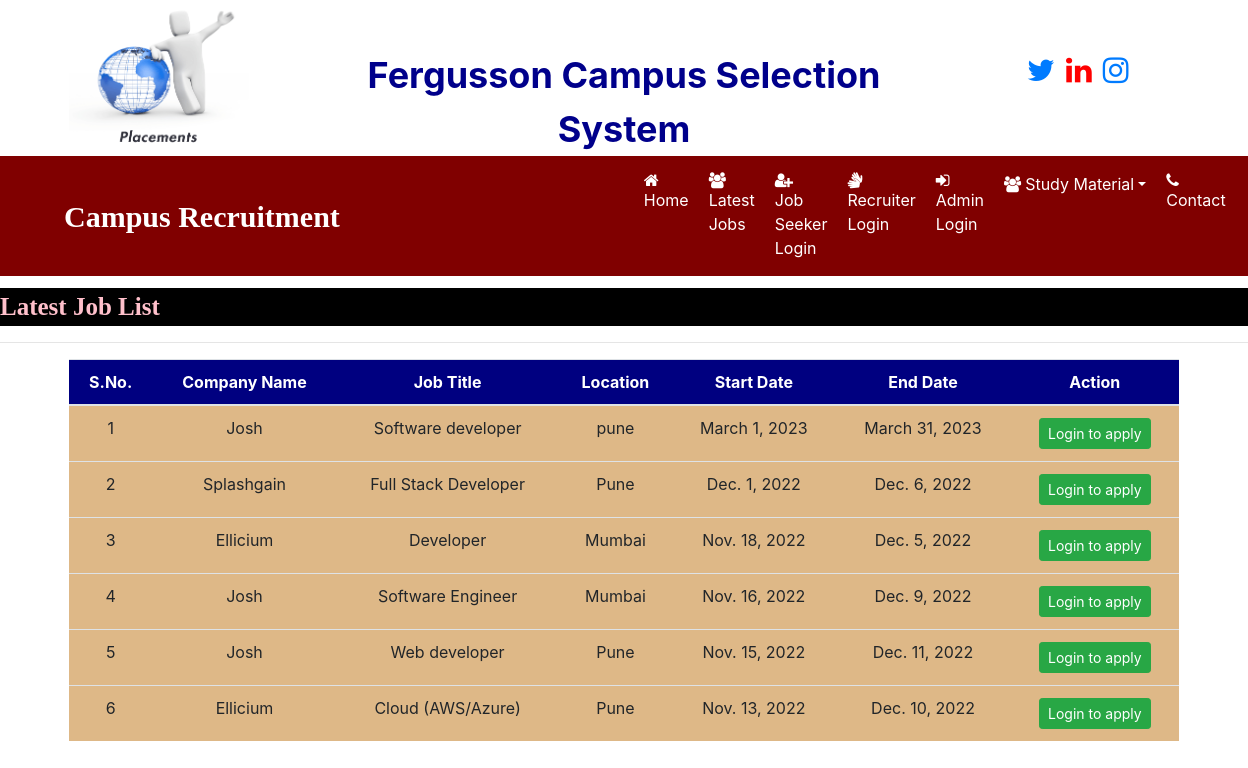
The page /latest_jobs on the database its author committed.
### job/models.py (models this page shows, shortened)
class Job(models.Model):
    recruiter = models.ForeignKey(Recruiter,on_delete=models.CASCADE)
    start_date = models.DateField()
    end_date = models.DateField()
    title = models.CharField(max_length=100)
    salary= models.FloatField(max_length=20)
    image = models.FileField()
    description = models.CharField(max_length=300)
    experience = models.CharField(max_length=50)
    location = models.CharField(max_length=100)
    skills = models.CharField(max_length=100)
    creationdate = models.DateField()

class Recruiter(models.Model):
    user = models.ForeignKey(User,on_delete=models.CASCADE)
    mobile = models.CharField(max_length=15,null=True)
    image = models.FileField(null=True)
    gender = models.CharField(max_length=10,null=True)
    company= models.CharField(max_length=100,null=True)
    type = models.CharField(max_length=15,null=True)
    status = models.CharField(max_length=20, null=True)

### job/views.py (the view)
# urls.py: path('latest_jobs',latest_jobs,name="latest_jobs"),
def latest_jobs(request):
    job = Job.objects.all().order_by('-start_date')
    d = {'job':job}
    return render(request,'latest_jobs.html',d)

### job/templates/latest_jobs.html (shortened to what this page needs)
{% load static %}
{% block body %}
{% include 'navigation.html' %}
<marquee style = "font-family : 'Monotype Corsiva' ; font-size : 25px ; color : pink ; background-color : black ; font-weight : bold ; margin-top:1%">
    Latest Job List
</marquee>
<hr>
<div class="container">
<table class="table table-hover" id="example">
    <thead>
    <tr style = "background-color : #000080 ; color : white">
        <th>S.No.</th>
        <th>Company Name</th>
        <th>Job Title</th>
         <th>Location</th>
        <th>Start Date</th>
        <th>End Date</th>
        <th>Action</th>
    </tr>
    </thead>
    <tbody>
    {% for i in job %}
    <tr style = "background-color : #DEB887">
        <td>{{forloop.counter}}</td>
        <td>{{i.recruiter.company}}</td>
        <td>{{i.title}}</td>
<td>{{i.location}}</td>
        <td>{{i.start_date}}</td>
        <td>{{i.end_date}}</td>
        <td><a href="{% url 'user_login'%}" class="btn btn-success btn-sm" >Login to apply</a>
        </td>
    </tr>
    {% endfor %}
    </tbody>
</table>
</div>
{% endblock %}

### job/templates/latest_jobs.html (style rules this page uses)
tr { text-align : center }

### rows shown on the page
Job: recruiter.company "Josh", title "Software developer", location "pune", start_date "March 1, 2023", end_date "March 31, 2023"
Job: recruiter.company "Splashgain", title "Full Stack Developer", location "Pune", start_date "Dec. 1, 2022", end_date "Dec. 6, 2022"
Job: recruiter.company "Ellicium", title "Developer", location "Mumbai", start_date "Nov. 18, 2022", end_date "Dec. 5, 2022"
Job: recruiter.company "Josh", title "Software Engineer", location "Mumbai", start_date "Nov. 16, 2022", end_date "Dec. 9, 2022"
Job: recruiter.company "Josh", title "Web developer", location "Pune", start_date "Nov. 15, 2022", end_date "Dec. 11, 2022"
Job: recruiter.company "Ellicium", title "Cloud (AWS/Azure)", location "Pune", start_date "Nov. 13, 2022", end_date "Dec. 10, 2022"
